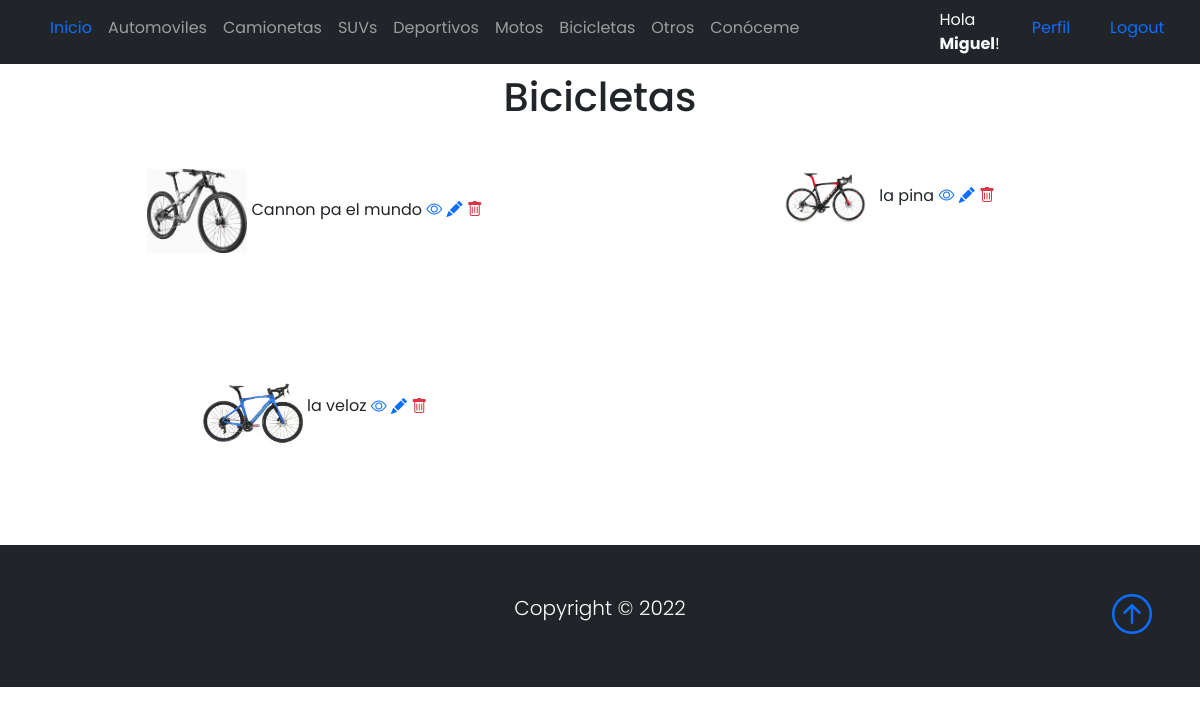
The app's page /listaBicicletas/ (signed in) with its own data.
### Base/models.py (models this page shows, shortened)
class Vehiculo(models.Model):
    vehiculoSeleccion = (
    ('automovil', 'Automovil'),
    ('camioneta', 'Camioneta'),
    ('suv','Suv'),
    ('deportivo','Deportivo'),
    ('moto','Moto'),
    ('bicicleta','Bicicleta'),
    ('otro', 'Otro'),
    )
    usuario = models.ForeignKey(User, on_delete=models.CASCADE, null=True, blank=True)
    titulo = models.CharField(max_length=200)
    vehiculo = models.CharField(max_length=15, choices=vehiculoSeleccion, default='automovil')
    marca = models.CharField(max_length=40)
    modelo = models.CharField(max_length=40)
    descripcion = models.TextField(null=True, blank=True)
    year = models.IntegerField()
    precio = models.DecimalField(max_digits=10, decimal_places=2)
    fechaPublicacion = models.DateTimeField(auto_now_add=True)
    telefonoContacto = models.IntegerField()
    emailContacto = models.EmailField()
    imagenInstrumento = models.ImageField(null=True, blank=True, upload_to="imagenes/")
    class Meta:
        ordering = ['usuario', '-fechaPublicacion']

### Base/views.py (the view)
# urls.py: path('listaBicicletas/', BicicletaLista.as_view(), name='bicicletas'),
class BicicletaLista(LoginRequiredMixin, ListView):
    context_object_name = 'bicicletas'
    queryset = Vehiculo.objects.filter(vehiculo__startswith='bicicleta')
    template_name = 'Base/listaBicicletas.html'
    login_url = '/login/'

### Base/templates/Base/listaBicicletas.html
{% extends 'Base/home.html' %}
{% block content %}
<br>
<br>
<div class="container text-center">
    <h1>Bicicletas</h1>
</div>
<br>
<div class="container text-center">
    <div class="row">
            {% for bicicleta in bicicletas %}
            <div class="col-sm-6 align-items-center">
                <div class="card-body">
                <img src="{{bicicleta.imagenInstrumento.url}}" class="" width="100px">
                {{bicicleta.titulo}}
                <a href="{% url 'bicicleta' bicicleta.id %}"><i class="bi bi-eye"></i></a>
                {% if user.id == bicicleta.usuario.id %}
                <a href="{% url 'bicicleta_editar' bicicleta.id %}"><i class="bi bi-pencil-fill"></i></a>
                <a href="{% url 'bicicleta_eliminar' bicicleta.id %}"><i class="bi bi-trash text-danger"></i></a>
                <br>
                <br>
                <br>
                <br>
                {% endif %}
                </div>
            </div>
            {% endfor %}
    </div>
</div>
{% endblock %}

### Base/templates/Base/home.html (shortened to what this page needs)
{% load static %}
<!DOCTYPE html>
<html lang="en">
<head>
    <link href="https://cdn.jsdelivr.net/npm/bootstrap@5.0.2/dist/css/bootstrap.min.css" rel="stylesheet"
>
    <link rel="stylesheet" href="https://cdn.jsdelivr.net/npm/bootstrap-icons@1.3.0/font/bootstrap-icons.css">
    <link rel="stylesheet" type="text/css" href="{% static 'style.css' %}">
</head>
<body>
    <nav class="navbar navbar-expand-sm bg-dark navbar-dark py-2 fixed-top">
      <div class="container">
            <div class="collapse navbar-collapse" id="navmenu">
              <ul class="navbar-nav mr-auto">
                <li class="nav-item">
                  <a class="nav-link" href="{% url 'home' %}"><span class="text-primary">Inicio</span></a>
                </li>
                <li class="nav-item">
                  <a class="nav-link" href="{% url 'automoviles' %}">Automoviles</a>
                </li>
                <li class="nav-item">
                  <a class="nav-link" href="{% url 'camionetas' %}">Camionetas</a>
                </li>
                <li class="nav-item">
                  <a class="nav-link" href="{% url 'suvs' %}">SUVs</a>
                </li>
                <li class="nav-item">
                  <a class="nav-link" href="{% url 'deportivos' %}">Deportivos</a>
                </li>
                <li class="nav-item">
                  <a class="nav-link" href="{% url 'motos' %}">Motos</a>
                </li>
                <li class="nav-item">
                  <a class="nav-link" href="{% url 'bicicletas' %}">Bicicletas</a>
                </li>
                <li class="nav-item">
                  <a class="nav-link" href="{% url 'otros' %}">Otros</a>
                </li>
                <li class="nav-item">
                  <a class="nav-link" href="{% url 'acerca_de_mi' %}">Conóceme</a>
                </li>
                <div class="container"></div>
                <div class="container"></div>
                <div class="container"></div>
                <div class="container"></div>
                <div class="container"></div>
                {% if request.user.is_authenticated %}
                <div class="container">
                <li class="nav-item">
                  <span class="text-light"> Hola <strong>{{request.user.first_name}}</strong>!</span>
                </li>
                </div>
                <div class="container">
                <li class="nav-item">
                  <a class="nav-link" href="{% url 'editar_perfil' %}"><span class="text-primary">Perfil</span></a>
                </li>
                </div>
                <div class="container">
                <li class="nav-item">
                  <a class="nav-link" href="{% url 'logout' %}"><span class="text-primary">Logout</span></a>
                </li>
                </div>
              {% endif %}
           </ul>
          </div>
      </div>
  </nav>
      {% block content %}{% endblock %}
  <footer class="p-5 bg-dark text-white text-center position-relative">
      <div class="container">
          <p class="lead text-white">Copyright &copy; 2022</p>
          <a href="" class="position-absolute bottom-0 end-0 p-5">
              <i class="bi bi-arrow-up-circle h1"></i>
          </a>
      </div>
  </footer>
</body>
</html>

### Base/static/style.css (style rules this page uses)
body { background-color: white; font-family: 'Poppins', 'Nunito', sans-serif; padding-top: 25px; }
a { text-decoration: none; }
li { text-decoration: none; }
p { color: #363636; }

### records on screen
Vehiculo: imagenInstrumento (picture), titulo "Cannon pa el mundo"
Vehiculo: imagenInstrumento (picture), titulo "la pina"
Vehiculo: imagenInstrumento (picture), titulo "la veloz"

### other values on screen
{{ request.user.first_name }} "Miguel"
